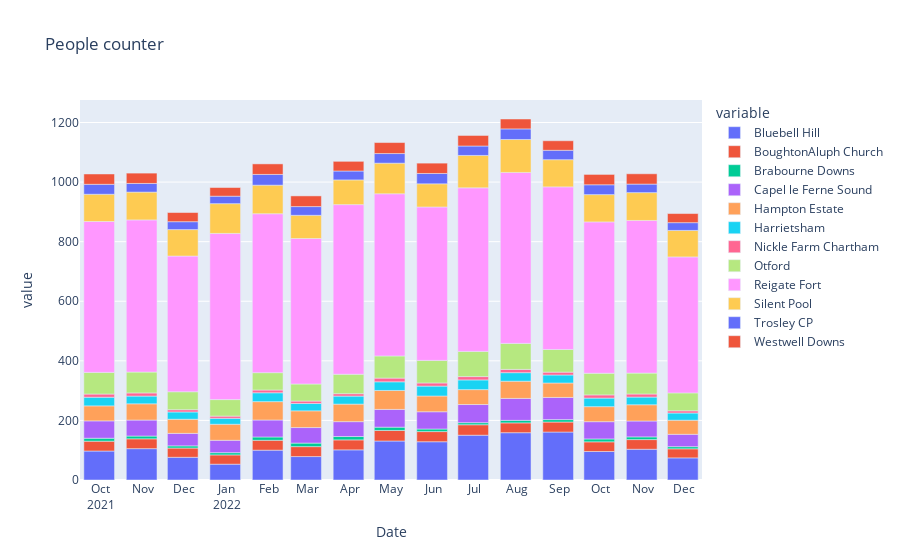

The notebook cell saved with this chart:
### Code cell
df_count_line_val=df_count_nd.copy().sort_index().reset_index()

fig = px.bar(df_count_line_val, x='Date', y=df_count_line_val.columns,
              hover_data={"Date": "|%B %d, %Y"},
              title='People counter')
fig.update_xaxes(dtick="M1",tickformat="%b\n%Y")
fig.show()

### Figure 1 — Plotly figure (JSON) as saved in the notebook; plotly's stock layout.template omitted (floating-point values rounded to 4 significant figures)
{"data": [{"alignmentgroup": "True", "hovertemplate": "variable=Bluebell Hill<br>Date=%{x|%B %d, %Y}<br>value=%{y}<extra></extra>", "legendgroup": "Bluebell Hill", "marker": {"color": "#636efa", "pattern": {"shape": ""}}, "name": "Bluebell Hill", "offsetgroup": "Bluebell Hill", "orientation": "v", "showlegend": true, "textposition": "auto", "type": "bar", "x": ["2021-09-30T00:00:00", "2021-10-31T00:00:00", "2021-11-30T00:00:00", "2021-12-31T00:00:00", "2022-01-31T00:00:00", "2022-02-28T00:00:00", "2022-03-31T00:00:00", "2022-04-30T00:00:00", "2022-05-31T00:00:00", "2022-06-30T00:00:00", "2022-07-31T00:00:00", "2022-08-31T00:00:00", "2022-09-30T00:00:00", "2022-10-31T00:00:00", "2022-11-30T00:00:00"], "xaxis": "x", "y": [97.24, 105.2, 76.21, 53.1, 100.1, 78.63, 101.2, 130.9, 128.4, 150.4, 158.8, 160.9, 95.69, 103.2, 74.25], "yaxis": "y"}, {"alignmentgroup": "True", "hovertemplate": "variable=BoughtonAluph Church<br>Date=%{x|%B %d, %Y}<br>value=%{y}<extra></extra>", "legendgroup": "BoughtonAluph Church", "marker": {"color": "#EF553B", "pattern": {"shape": ""}}, "name": "BoughtonAluph Church", "offsetgroup": "BoughtonAluph Church", "orientation": "v", "showlegend": true, "textposition": "auto", "type": "bar", "x": ["2021-09-30T00:00:00", "2021-10-31T00:00:00", "2021-11-30T00:00:00", "2021-12-31T00:00:00", "2022-01-31T00:00:00", "2022-02-28T00:00:00", "2022-03-31T00:00:00", "2022-04-30T00:00:00", "2022-05-31T00:00:00", "2022-06-30T00:00:00", "2022-07-31T00:00:00", "2022-08-31T00:00:00", "2022-09-30T00:00:00", "2022-10-31T00:00:00", "2022-11-30T00:00:00"], "xaxis": "x", "y": [33.02, 33.01, 31.03, 31.07, 33.2, 33.39, 33.52, 35.37, 34.07, 35.11, 32.93, 33.66, 32.38, 32.46, 30.42], "yaxis": "y"}, {"alignmentgroup": "True", "hovertemplate": "variable=Brabourne Downs<br>Date=%{x|%B %d, %Y}<br>value=%{y}<extra></extra>", "legendgroup": "Brabourne Downs", "marker": {"color": "#00cc96", "pattern": {"shape": ""}}, "name": "Brabourne Downs", "offsetgroup": "Brabourne Downs", "orientation": "v", "showlegend": true, "textposition": "auto", "type": "bar", "x": ["2021-09-30T00:00:00", "2021-10-31T00:00:00", "2021-11-30T00:00:00", "2021-12-31T00:00:00", "2022-01-31T00:00:00", "2022-02-28T00:00:00", "2022-03-31T00:00:00", "2022-04-30T00:00:00", "2022-05-31T00:00:00", "2022-06-30T00:00:00", "2022-07-31T00:00:00", "2022-08-31T00:00:00", "2022-09-30T00:00:00", "2022-10-31T00:00:00", "2022-11-30T00:00:00"], "xaxis": "x", "y": [9.987, 9.336, 7.375, 7.576, 11.08, 11.9, 11.26, 11.03, 8.66, 6.909, 8.482, 8.21, 9.763, 9.116, 7.207], "yaxis": "y"}, {"alignmentgroup": "True", "hovertemplate": "variable=Capel le Ferne Sound<br>Date=%{x|%B %d, %Y}<br>value=%{y}<extra></extra>", "legendgroup": "Capel le Ferne Sound", "marker": {"color": "#ab63fa", "pattern": {"shape": ""}}, "name": "Capel le Ferne Sound", "offsetgroup": "Capel le Ferne Sound", "orientation": "v", "showlegend": true, "textposition": "auto", "type": "bar", "x": ["2021-09-30T00:00:00", "2021-10-31T00:00:00", "2021-11-30T00:00:00", "2021-12-31T00:00:00", "2022-01-31T00:00:00", "2022-02-28T00:00:00", "2022-03-31T00:00:00", "2022-04-30T00:00:00", "2022-05-31T00:00:00", "2022-06-30T00:00:00", "2022-07-31T00:00:00", "2022-08-31T00:00:00", "2022-09-30T00:00:00", "2022-10-31T00:00:00", "2022-11-30T00:00:00"], "xaxis": "x", "y": [58.19, 53.63, 41.86, 41.53, 56.98, 52.14, 49.91, 59.62, 57.91, 60.97, 73.62, 74.34, 57.91, 53.3, 41.48], "yaxis": "y"}, {"alignmentgroup": "True", "hovertemplate": "variable=Hampton Estate<br>Date=%{x|%B %d, %Y}<br>value=%{y}<extra></extra>", "legendgroup": "Hampton Estate", "marker": {"color": "#FFA15A", "pattern": {"shape": ""}}, "name": "Hampton Estate", "offsetgroup": "Hampton Estate", "orientation": "v", "showlegend": true, "textposition": "auto", "type": "bar", "x": ["2021-09-30T00:00:00", "2021-10-31T00:00:00", "2021-11-30T00:00:00", "2021-12-31T00:00:00", "2022-01-31T00:00:00", "2022-02-28T00:00:00", "2022-03-31T00:00:00", "2022-04-30T00:00:00", "2022-05-31T00:00:00", "2022-06-30T00:00:00", "2022-07-31T00:00:00", "2022-08-31T00:00:00", "2022-09-30T00:00:00", "2022-10-31T00:00:00", "2022-11-30T00:00:00"], "xaxis": "x", "y": [50.41, 54.55, 47.46, 53.81, 61.66, 56.08, 58.85, 63.56, 52.93, 50.0, 57.77, 48.5, 50.43, 54.53, 47.4], "yaxis": "y"}, {"alignmentgroup": "True", "hovertemplate": "variable=Harrietsham<br>Date=%{x|%B %d, %Y}<br>value=%{y}<extra></extra>", "legendgroup": "Harrietsham", "marker": {"color": "#19d3f3", "pattern": {"shape": ""}}, "name": "Harrietsham", "offsetgroup": "Harrietsham", "orientation": "v", "showlegend": true, "textposition": "auto", "type": "bar", "x": ["2021-09-30T00:00:00", "2021-10-31T00:00:00", "2021-11-30T00:00:00", "2021-12-31T00:00:00", "2022-01-31T00:00:00", "2022-02-28T00:00:00", "2022-03-31T00:00:00", "2022-04-30T00:00:00", "2022-05-31T00:00:00", "2022-06-30T00:00:00", "2022-07-31T00:00:00", "2022-08-31T00:00:00", "2022-09-30T00:00:00", "2022-10-31T00:00:00", "2022-11-30T00:00:00"], "xaxis": "x", "y": [28.94, 25.98, 24.38, 20.0, 29.74, 24.75, 26.9, 29.13, 33.23, 32.59, 28.66, 26.82, 28.76, 25.77, 24.07], "yaxis": "y"}, {"alignmentgroup": "True", "hovertemplate": "variable=Nickle Farm Chartham<br>Date=%{x|%B %d, %Y}<br>value=%{y}<extra></extra>", "legendgroup": "Nickle Farm Chartham", "marker": {"color": "#FF6692", "pattern": {"shape": ""}}, "name": "Nickle Farm Chartham", "offsetgroup": "Nickle Farm Chartham", "orientation": "v", "showlegend": true, "textposition": "auto", "type": "bar", "x": ["2021-09-30T00:00:00", "2021-10-31T00:00:00", "2021-11-30T00:00:00", "2021-12-31T00:00:00", "2022-01-31T00:00:00", "2022-02-28T00:00:00", "2022-03-31T00:00:00", "2022-04-30T00:00:00", "2022-05-31T00:00:00", "2022-06-30T00:00:00", "2022-07-31T00:00:00", "2022-08-31T00:00:00", "2022-09-30T00:00:00", "2022-10-31T00:00:00", "2022-11-30T00:00:00"], "xaxis": "x", "y": [10.76, 10.48, 7.659, 7.338, 9.234, 8.085, 8.073, 12.49, 10.46, 11.15, 10.95, 9.582, 10.64, 10.33, 7.476], "yaxis": "y"}, {"alignmentgroup": "True", "hovertemplate": "variable=Otford<br>Date=%{x|%B %d, %Y}<br>value=%{y}<extra></extra>", "legendgroup": "Otford", "marker": {"color": "#B6E880", "pattern": {"shape": ""}}, "name": "Otford", "offsetgroup": "Otford", "orientation": "v", "showlegend": true, "textposition": "auto", "type": "bar", "x": ["2021-09-30T00:00:00", "2021-10-31T00:00:00", "2021-11-30T00:00:00", "2021-12-31T00:00:00", "2022-01-31T00:00:00", "2022-02-28T00:00:00", "2022-03-31T00:00:00", "2022-04-30T00:00:00", "2022-05-31T00:00:00", "2022-06-30T00:00:00", "2022-07-31T00:00:00", "2022-08-31T00:00:00", "2022-09-30T00:00:00", "2022-10-31T00:00:00", "2022-11-30T00:00:00"], "xaxis": "x", "y": [72.67, 70.17, 60.2, 55.49, 58.31, 57.22, 65.29, 74.27, 75.84, 84.54, 87.22, 76.07, 72.72, 70.17, 60.1], "yaxis": "y"}, {"alignmentgroup": "True", "hovertemplate": "variable=Reigate Fort<br>Date=%{x|%B %d, %Y}<br>value=%{y}<extra></extra>", "legendgroup": "Reigate Fort", "marker": {"color": "#FF97FF", "pattern": {"shape": ""}}, "name": "Reigate Fort", "offsetgroup": "Reigate Fort", "orientation": "v", "showlegend": true, "textposition": "auto", "type": "bar", "x": ["2021-09-30T00:00:00", "2021-10-31T00:00:00", "2021-11-30T00:00:00", "2021-12-31T00:00:00", "2022-01-31T00:00:00", "2022-02-28T00:00:00", "2022-03-31T00:00:00", "2022-04-30T00:00:00", "2022-05-31T00:00:00", "2022-06-30T00:00:00", "2022-07-31T00:00:00", "2022-08-31T00:00:00", "2022-09-30T00:00:00", "2022-10-31T00:00:00", "2022-11-30T00:00:00"], "xaxis": "x", "y": [506.5, 510.6, 455.6, 557.8, 533.4, 488.4, 569.4, 544.4, 514.9, 549.0, 573.9, 545.8, 508.0, 512.3, 456.4], "yaxis": "y"}, {"alignmentgroup": "True", "hovertemplate": "variable=Silent Pool<br>Date=%{x|%B %d, %Y}<br>value=%{y}<extra></extra>", "legendgroup": "Silent Pool", "marker": {"color": "#FECB52", "pattern": {"shape": ""}}, "name": "Silent Pool", "offsetgroup": "Silent Pool", "orientation": "v", "showlegend": true, "textposition": "auto", "type": "bar", "x": ["2021-09-30T00:00:00", "2021-10-31T00:00:00", "2021-11-30T00:00:00", "2021-12-31T00:00:00", "2022-01-31T00:00:00", "2022-02-28T00:00:00", "2022-03-31T00:00:00", "2022-04-30T00:00:00", "2022-05-31T00:00:00", "2022-06-30T00:00:00", "2022-07-31T00:00:00", "2022-08-31T00:00:00", "2022-09-30T00:00:00", "2022-10-31T00:00:00", "2022-11-30T00:00:00"], "xaxis": "x", "y": [91.48, 93.39, 88.78, 99.89, 95.88, 77.91, 82.9, 102.7, 77.75, 108.7, 110.6, 91.26, 91.64, 93.45, 88.88], "yaxis": "y"}, {"alignmentgroup": "True", "hovertemplate": "variable=Trosley CP<br>Date=%{x|%B %d, %Y}<br>value=%{y}<extra></extra>", "legendgroup": "Trosley CP", "marker": {"color": "#636efa", "pattern": {"shape": ""}}, "name": "Trosley CP", "offsetgroup": "Trosley CP", "orientation": "v", "showlegend": true, "textposition": "auto", "type": "bar", "x": ["2021-09-30T00:00:00", "2021-10-31T00:00:00", "2021-11-30T00:00:00", "2021-12-31T00:00:00", "2022-01-31T00:00:00", "2022-02-28T00:00:00", "2022-03-31T00:00:00", "2022-04-30T00:00:00", "2022-05-31T00:00:00", "2022-06-30T00:00:00", "2022-07-31T00:00:00", "2022-08-31T00:00:00", "2022-09-30T00:00:00", "2022-10-31T00:00:00", "2022-11-30T00:00:00"], "xaxis": "x", "y": [33.34, 29.03, 26.49, 25.07, 36.03, 29.28, 29.87, 32.31, 34.72, 31.72, 35.46, 31.53, 33.03, 28.63, 26.05], "yaxis": "y"}, {"alignmentgroup": "True", "hovertemplate": "variable=Westwell Downs<br>Date=%{x|%B %d, %Y}<br>value=%{y}<extra></extra>", "legendgroup": "Westwell Downs", "marker": {"color": "#EF553B", "pattern": {"shape": ""}}, "name": "Westwell Downs", "offsetgroup": "Westwell Downs", "orientation": "v", "showlegend": true, "textposition": "auto", "type": "bar", "x": ["2021-09-30T00:00:00", "2021-10-31T00:00:00", "2021-11-30T00:00:00", "2021-12-31T00:00:00", "2022-01-31T00:00:00", "2022-02-28T00:00:00", "2022-03-31T00:00:00", "2022-04-30T00:00:00", "2022-05-31T00:00:00", "2022-06-30T00:00:00", "2022-07-31T00:00:00", "2022-08-31T00:00:00", "2022-09-30T00:00:00", "2022-10-31T00:00:00", "2022-11-30T00:00:00"], "xaxis": "x", "y": [34.72, 34.66, 30.72, 29.07, 35.4, 35.84, 32.49, 36.92, 34.72, 35.34, 33.3, 32.02, 34.7, 34.58, 30.67], "yaxis": "y"}], "layout": {"barmode": "relative", "legend": {"title": {"text": "variable"}, "tracegroupgap": 0}, "title": {"text": "People counter"}, "xaxis": {"anchor": "y", "domain": [0, 1], "dtick": "M1", "tickformat": "%b\n%Y", "title": {"text": "Date"}}, "yaxis": {"anchor": "x", "domain": [0, 1], "title": {"text": "value"}}}}
